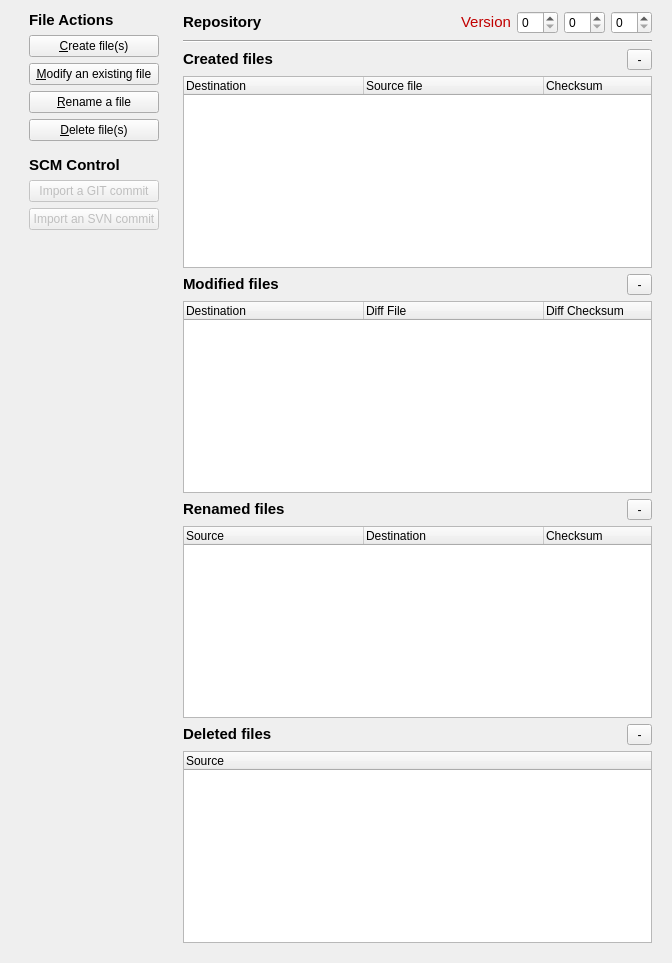
      <widget class="QWidget" name="tabEdit">
       <property name="enabled">
        <bool>true</bool>
       </property>
       <attribute name="title">
        <string>&amp;Edit</string>
       </attribute>
       <layout class="QGridLayout" name="gridLayout_9">
        <item row="1" column="0">
         <widget class="QFrame" name="frame_2">
          <property name="sizePolicy">
           <sizepolicy hsizetype="Maximum" vsizetype="Preferred">
            <horstretch>0</horstretch>
            <verstretch>0</verstretch>
           </sizepolicy>
          </property>
          <property name="minimumSize">
           <size>
            <width>0</width>
            <height>0</height>
           </size>
          </property>
          <property name="maximumSize">
           <size>
            <width>16777215</width>
            <height>16777215</height>
           </size>
          </property>
          <layout class="QVBoxLayout" name="verticalLayout">
           <property name="topMargin">
            <number>0</number>
           </property>
           <item>
            <widget class="QFrame" name="frame_4">
             <layout class="QGridLayout" name="gridLayout_2">
              <property name="topMargin">
               <number>0</number>
              </property>
              <item row="3" column="0">
               <widget class="QPushButton" name="btnRename">
                <property name="sizePolicy">
                 <sizepolicy hsizetype="Preferred" vsizetype="Fixed">
                  <horstretch>0</horstretch>
                  <verstretch>0</verstretch>
                 </sizepolicy>
                </property>
                <property name="text">
                 <string>&amp;Rename a file</string>
                </property>
               </widget>
              </item>
              <item row="5" column="0">
               <widget class="QPushButton" name="btnDelete">
                <property name="sizePolicy">
                 <sizepolicy hsizetype="Preferred" vsizetype="Fixed">
                  <horstretch>0</horstretch>
                  <verstretch>0</verstretch>
                 </sizepolicy>
                </property>
                <property name="text">
                 <string>&amp;Delete file(s)</string>
                </property>
               </widget>
              </item>
              <item row="1" column="0">
               <widget class="QPushButton" name="btnCreate">
                <property name="sizePolicy">
                 <sizepolicy hsizetype="Preferred" vsizetype="Fixed">
                  <horstretch>0</horstretch>
                  <verstretch>0</verstretch>
                 </sizepolicy>
                </property>
                <property name="text">
                 <string>&amp;Create file(s)</string>
                </property>
               </widget>
              </item>
              <item row="2" column="0">
               <widget class="QPushButton" name="btnModify">
                <property name="sizePolicy">
                 <sizepolicy hsizetype="Preferred" vsizetype="Fixed">
                  <horstretch>0</horstretch>
                  <verstretch>0</verstretch>
                 </sizepolicy>
                </property>
                <property name="text">
                 <string>&amp;Modify an existing file</string>
                </property>
               </widget>
              </item>
              <item row="0" column="0">
               <widget class="QLabel" name="label_3">
                <property name="text">
                 <string>&lt;!DOCTYPE HTML PUBLIC &quot;-//W3C//DTD HTML 4.0//EN&quot; &quot;http://www.w3.org/TR/REC-html40/strict.dtd&quot;&gt;
&lt;html&gt;&lt;head&gt;&lt;meta name=&quot;qrichtext&quot; content=&quot;1&quot; /&gt;&lt;style type=&quot;text/css&quot;&gt;
p, li { white-space: pre-wrap; }
&lt;/style&gt;&lt;/head&gt;&lt;body style=&quot; font-family:'DejaVu Sans'; font-size:11pt; font-weight:400; font-style:normal;&quot;&gt;
&lt;p style=&quot; margin-top:0px; margin-bottom:0px; margin-left:0px; margin-right:0px; -qt-block-indent:0; text-indent:0px;&quot;&gt;&lt;span style=&quot; font-weight:600;&quot;&gt;File Actions&lt;/span&gt;&lt;/p&gt;&lt;/body&gt;&lt;/html&gt;</string>
                </property>
               </widget>
              </item>
             </layout>
            </widget>
           </item>
           <item>
            <widget class="QFrame" name="frame_5">
             <layout class="QGridLayout" name="gridLayout_5">
              <property name="topMargin">
               <number>0</number>
              </property>
              <item row="2" column="0">
               <widget class="QPushButton" name="btnSvn">
                <property name="enabled">
                 <bool>false</bool>
                </property>
                <property name="sizePolicy">
                 <sizepolicy hsizetype="Preferred" vsizetype="Fixed">
                  <horstretch>0</horstretch>
                  <verstretch>0</verstretch>
                 </sizepolicy>
                </property>
                <property name="text">
                 <string>Import an SVN commit</string>
                </property>
                <property name="flat">
                 <bool>false</bool>
                </property>
               </widget>
              </item>
              <item row="0" column="0">
               <widget class="QLabel" name="label_4">
                <property name="text">
                 <string>&lt;!DOCTYPE HTML PUBLIC &quot;-//W3C//DTD HTML 4.0//EN&quot; &quot;http://www.w3.org/TR/REC-html40/strict.dtd&quot;&gt;
&lt;html&gt;&lt;head&gt;&lt;meta name=&quot;qrichtext&quot; content=&quot;1&quot; /&gt;&lt;style type=&quot;text/css&quot;&gt;
p, li { white-space: pre-wrap; }
&lt;/style&gt;&lt;/head&gt;&lt;body style=&quot; font-family:'DejaVu Sans'; font-size:11pt; font-weight:400; font-style:normal;&quot;&gt;
&lt;p style=&quot; margin-top:0px; margin-bottom:0px; margin-left:0px; margin-right:0px; -qt-block-indent:0; text-indent:0px;&quot;&gt;&lt;span style=&quot; font-weight:600;&quot;&gt;SCM Control&lt;/span&gt;&lt;/p&gt;&lt;/body&gt;&lt;/html&gt;</string>
                </property>
               </widget>
              </item>
              <item row="1" column="0">
               <widget class="QPushButton" name="btnGit">
                <property name="enabled">
                 <bool>false</bool>
                </property>
                <property name="sizePolicy">
                 <sizepolicy hsizetype="Preferred" vsizetype="Fixed">
                  <horstretch>0</horstretch>
                  <verstretch>0</verstretch>
                 </sizepolicy>
                </property>
                <property name="text">
                 <string>Import a GIT commit</string>
                </property>
               </widget>
              </item>
             </layout>
            </widget>
           </item>
           <item>
            <spacer name="verticalSpacer">
             <property name="orientation">
              <enum>Qt::Vertical</enum>
             </property>
             <property name="sizeHint" stdset="0">
              <size>
               <width>20</width>
               <height>40</height>
              </size>
             </property>
            </spacer>
           </item>
          </layout>
         </widget>
        </item>
        <item row="1" column="1" rowspan="2">
         <widget class="QFrame" name="frame_11">
          <property name="frameShape">
           <enum>QFrame::NoFrame</enum>
          </property>
          <property name="frameShadow">
           <enum>QFrame::Plain</enum>
          </property>
          <property name="lineWidth">
           <number>0</number>
          </property>
          <layout class="QGridLayout" name="gridLayout_3">
           <property name="sizeConstraint">
            <enum>QLayout::SetDefaultConstraint</enum>
           </property>
           <property name="leftMargin">
            <number>0</number>
           </property>
           <property name="topMargin">
            <number>0</number>
           </property>
           <property name="rightMargin">
            <number>9</number>
           </property>
           <property name="bottomMargin">
            <number>9</number>
           </property>
           <property name="verticalSpacing">
            <number>6</number>
           </property>
           <item row="0" column="0">
            <widget class="QLabel" name="label_2">
             <property name="text">
              <string>&lt;!DOCTYPE HTML PUBLIC &quot;-//W3C//DTD HTML 4.0//EN&quot; &quot;http://www.w3.org/TR/REC-html40/strict.dtd&quot;&gt;
&lt;html&gt;&lt;head&gt;&lt;meta name=&quot;qrichtext&quot; content=&quot;1&quot; /&gt;&lt;style type=&quot;text/css&quot;&gt;
p, li { white-space: pre-wrap; }
&lt;/style&gt;&lt;/head&gt;&lt;body style=&quot; font-family:'DejaVu Sans'; font-size:11pt; font-weight:400; font-style:normal;&quot;&gt;
&lt;p style=&quot; margin-top:0px; margin-bottom:0px; margin-left:0px; margin-right:0px; -qt-block-indent:0; text-indent:0px;&quot;&gt;&lt;span style=&quot; font-weight:600;&quot;&gt;Repository&lt;/span&gt;&lt;/p&gt;&lt;/body&gt;&lt;/html&gt;</string>
             </property>
             <property name="scaledContents">
              <bool>false</bool>
             </property>
             <property name="alignment">
              <set>Qt::AlignLeading|Qt::AlignLeft|Qt::AlignVCenter</set>
             </property>
            </widget>
           </item>
           <item row="5" column="0" colspan="2">
            <widget class="QTreeWidget" name="treeMods">
             <attribute name="headerDefaultSectionSize">
              <number>180</number>
             </attribute>
             <column>
              <property name="text">
               <string>Destination</string>
              </property>
             </column>
             <column>
              <property name="text">
               <string>Diff File</string>
              </property>
             </column>
             <column>
              <property name="text">
               <string>Diff Checksum</string>
              </property>
             </column>
            </widget>
           </item>
           <item row="7" column="0" colspan="2">
            <widget class="QTreeWidget" name="treeRenames">
             <attribute name="headerDefaultSectionSize">
              <number>180</number>
             </attribute>
             <column>
              <property name="text">
               <string>Source</string>
              </property>
             </column>
             <column>
              <property name="text">
               <string>Destination</string>
              </property>
             </column>
             <column>
              <property name="text">
               <string>Checksum</string>
              </property>
             </column>
            </widget>
           </item>
           <item row="9" column="0" colspan="2">
            <widget class="QTreeWidget" name="treeDeletions">
             <attribute name="headerDefaultSectionSize">
              <number>180</number>
             </attribute>
             <column>
              <property name="text">
               <string>Source</string>
              </property>
             </column>
            </widget>
           </item>
           <item row="3" column="0" colspan="2">
            <widget class="QTreeWidget" name="treeCreations">
             <attribute name="headerDefaultSectionSize">
              <number>180</number>
             </attribute>
             <column>
              <property name="text">
               <string>Destination</string>
              </property>
             </column>
             <column>
              <property name="text">
               <string>Source file</string>
              </property>
             </column>
             <column>
              <property name="text">
               <string>Checksum</string>
              </property>
             </column>
            </widget>
           </item>
           <item row="2" column="0">
            <widget class="QLabel" name="label_5">
             <property name="text">
              <string>&lt;!DOCTYPE HTML PUBLIC &quot;-//W3C//DTD HTML 4.0//EN&quot; &quot;http://www.w3.org/TR/REC-html40/strict.dtd&quot;&gt;
&lt;html&gt;&lt;head&gt;&lt;meta name=&quot;qrichtext&quot; content=&quot;1&quot; /&gt;&lt;style type=&quot;text/css&quot;&gt;
p, li { white-space: pre-wrap; }
&lt;/style&gt;&lt;/head&gt;&lt;body style=&quot; font-family:'DejaVu Sans'; font-size:11pt; font-weight:400; font-style:normal;&quot;&gt;
&lt;p style=&quot; margin-top:0px; margin-bottom:0px; margin-left:0px; margin-right:0px; -qt-block-indent:0; text-indent:0px;&quot;&gt;&lt;span style=&quot; font-weight:600;&quot;&gt;Created files&lt;/span&gt;&lt;/p&gt;&lt;/body&gt;&lt;/html&gt;</string>
             </property>
            </widget>
           </item>
           <item row="4" column="0">
            <widget class="QLabel" name="label_18">
             <property name="frameShape">
              <enum>QFrame::NoFrame</enum>
             </property>
             <property name="text">
              <string>&lt;!DOCTYPE HTML PUBLIC &quot;-//W3C//DTD HTML 4.0//EN&quot; &quot;http://www.w3.org/TR/REC-html40/strict.dtd&quot;&gt;
&lt;html&gt;&lt;head&gt;&lt;meta name=&quot;qrichtext&quot; content=&quot;1&quot; /&gt;&lt;style type=&quot;text/css&quot;&gt;
p, li { white-space: pre-wrap; }
&lt;/style&gt;&lt;/head&gt;&lt;body style=&quot; font-family:'DejaVu Sans'; font-size:11pt; font-weight:400; font-style:normal;&quot;&gt;
&lt;p style=&quot; margin-top:0px; margin-bottom:0px; margin-left:0px; margin-right:0px; -qt-block-indent:0; text-indent:0px;&quot;&gt;&lt;span style=&quot; font-weight:600;&quot;&gt;Modified files&lt;/span&gt;&lt;/p&gt;&lt;/body&gt;&lt;/html&gt;</string>
             </property>
            </widget>
           </item>
           <item row="6" column="0">
            <widget class="QLabel" name="label_19">
             <property name="text">
              <string>&lt;!DOCTYPE HTML PUBLIC &quot;-//W3C//DTD HTML 4.0//EN&quot; &quot;http://www.w3.org/TR/REC-html40/strict.dtd&quot;&gt;
&lt;html&gt;&lt;head&gt;&lt;meta name=&quot;qrichtext&quot; content=&quot;1&quot; /&gt;&lt;style type=&quot;text/css&quot;&gt;
p, li { white-space: pre-wrap; }
&lt;/style&gt;&lt;/head&gt;&lt;body style=&quot; font-family:'DejaVu Sans'; font-size:11pt; font-weight:400; font-style:normal;&quot;&gt;
&lt;p style=&quot; margin-top:0px; margin-bottom:0px; margin-left:0px; margin-right:0px; -qt-block-indent:0; text-indent:0px;&quot;&gt;&lt;span style=&quot; font-weight:600;&quot;&gt;Renamed files&lt;/span&gt;&lt;/p&gt;&lt;/body&gt;&lt;/html&gt;</string>
             </property>
            </widget>
           </item>
           <item row="8" column="0">
            <widget class="QLabel" name="label_20">
             <property name="text">
              <string>&lt;!DOCTYPE HTML PUBLIC &quot;-//W3C//DTD HTML 4.0//EN&quot; &quot;http://www.w3.org/TR/REC-html40/strict.dtd&quot;&gt;
&lt;html&gt;&lt;head&gt;&lt;meta name=&quot;qrichtext&quot; content=&quot;1&quot; /&gt;&lt;style type=&quot;text/css&quot;&gt;
p, li { white-space: pre-wrap; }
&lt;/style&gt;&lt;/head&gt;&lt;body style=&quot; font-family:'DejaVu Sans'; font-size:11pt; font-weight:400; font-style:normal;&quot;&gt;
&lt;p style=&quot; margin-top:0px; margin-bottom:0px; margin-left:0px; margin-right:0px; -qt-block-indent:0; text-indent:0px;&quot;&gt;&lt;span style=&quot; font-weight:600;&quot;&gt;Deleted files&lt;/span&gt;&lt;/p&gt;&lt;/body&gt;&lt;/html&gt;</string>
             </property>
            </widget>
           </item>
           <item row="1" column="0" colspan="2">
            <widget class="Line" name="line">
             <property name="orientation">
              <enum>Qt::Horizontal</enum>
             </property>
            </widget>
           </item>
           <item row="0" column="1">
            <widget class="QFrame" name="frame0">
             <property name="sizePolicy">
              <sizepolicy hsizetype="Preferred" vsizetype="Preferred">
               <horstretch>0</horstretch>
               <verstretch>0</verstretch>
              </sizepolicy>
             </property>
             <layout class="QHBoxLayout" name="horizontalLayout">
              <property name="topMargin">
               <number>0</number>
              </property>
              <property name="rightMargin">
               <number>0</number>
              </property>
              <property name="bottomMargin">
               <number>0</number>
              </property>
              <item>
               <spacer name="horizontalSpacer_8">
                <property name="orientation">
                 <enum>Qt::Horizontal</enum>
                </property>
                <property name="sizeHint" stdset="0">
                 <size>
                  <width>40</width>
                  <height>20</height>
                 </size>
                </property>
               </spacer>
              </item>
              <item>
               <widget class="QLabel" name="labelVersion">
                <property name="text">
                 <string>&lt;!DOCTYPE HTML PUBLIC &quot;-//W3C//DTD HTML 4.0//EN&quot; &quot;http://www.w3.org/TR/REC-html40/strict.dtd&quot;&gt;
&lt;html&gt;&lt;head&gt;&lt;meta name=&quot;qrichtext&quot; content=&quot;1&quot; /&gt;&lt;style type=&quot;text/css&quot;&gt;
p, li { white-space: pre-wrap; }
&lt;/style&gt;&lt;/head&gt;&lt;body style=&quot; font-family:'DejaVu Sans'; font-size:11pt; font-weight:400; font-style:normal;&quot;&gt;
&lt;p style=&quot; margin-top:0px; margin-bottom:0px; margin-left:0px; margin-right:0px; -qt-block-indent:0; text-indent:0px;&quot;&gt;&lt;span style=&quot; color:#c10000;&quot;&gt;Version&lt;/span&gt;&lt;/p&gt;&lt;/body&gt;&lt;/html&gt;</string>
                </property>
               </widget>
              </item>
              <item>
               <widget class="QSpinBox" name="spinVersionMajor">
                <property name="sizePolicy">
                 <sizepolicy hsizetype="Maximum" vsizetype="Fixed">
                  <horstretch>0</horstretch>
                  <verstretch>0</verstretch>
                 </sizepolicy>
                </property>
                <property name="suffix">
                 <string/>
                </property>
                <property name="minimum">
                 <number>0</number>
                </property>
               </widget>
              </item>
              <item>
               <widget class="QSpinBox" name="spinVersionMinor">
                <property name="sizePolicy">
                 <sizepolicy hsizetype="Maximum" vsizetype="Fixed">
                  <horstretch>0</horstretch>
                  <verstretch>0</verstretch>
                 </sizepolicy>
                </property>
               </widget>
              </item>
              <item>
               <widget class="QSpinBox" name="spinVersionBuild">
                <property name="sizePolicy">
                 <sizepolicy hsizetype="Maximum" vsizetype="Fixed">
                  <horstretch>0</horstretch>
                  <verstretch>0</verstretch>
                 </sizepolicy>
                </property>
               </widget>
              </item>
             </layout>
            </widget>
           </item>
           <item row="2" column="1">
            <widget class="QFrame" name="frame_7">
             <property name="frameShape">
              <enum>QFrame::NoFrame</enum>
             </property>
             <property name="frameShadow">
              <enum>QFrame::Raised</enum>
             </property>
             <layout class="QHBoxLayout" name="horizontalLayout_5">
              <property name="spacing">
               <number>6</number>
              </property>
              <property name="margin">
               <number>0</number>
              </property>
              <item>
               <spacer name="horizontalSpacer">
                <property name="orientation">
                 <enum>Qt::Horizontal</enum>
                </property>
                <property name="sizeHint" stdset="0">
                 <size>
                  <width>336</width>
                  <height>20</height>
                 </size>
                </property>
               </spacer>
              </item>
              <item>
               <widget class="QToolButton" name="btnRemoveC">
                <property name="enabled">
                 <bool>true</bool>
                </property>
                <property name="minimumSize">
                 <size>
                  <width>25</width>
                  <height>0</height>
                 </size>
                </property>
                <property name="text">
                 <string>-</string>
                </property>
                <property name="icon">
                 <iconset resource="media.qrc">
                  <normaloff>:/Icons/Remove</normaloff>:/Icons/Remove</iconset>
                </property>
                <property name="checkable">
                 <bool>false</bool>
                </property>
                <property name="checked">
                 <bool>false</bool>
                </property>
                <property name="autoExclusive">
                 <bool>false</bool>
                </property>
                <property name="popupMode">
                 <enum>QToolButton::DelayedPopup</enum>
                </property>
                <property name="toolButtonStyle">
                 <enum>Qt::ToolButtonIconOnly</enum>
                </property>
                <property name="autoRaise">
                 <bool>false</bool>
                </property>
               </widget>
              </item>
             </layout>
            </widget>
           </item>
           <item row="4" column="1">
            <widget class="QFrame" name="frame_8">
             <property name="frameShape">
              <enum>QFrame::NoFrame</enum>
             </property>
             <property name="frameShadow">
              <enum>QFrame::Raised</enum>
             </property>
             <layout class="QHBoxLayout" name="horizontalLayout_2">
              <property name="spacing">
               <number>6</number>
              </property>
              <property name="margin">
               <number>0</number>
              </property>
              <item>
               <spacer name="horizontalSpacer_5">
                <property name="orientation">
                 <enum>Qt::Horizontal</enum>
                </property>
                <property name="sizeHint" stdset="0">
                 <size>
                  <width>336</width>
                  <height>20</height>
                 </size>
                </property>
               </spacer>
              </item>
              <item>
               <widget class="QToolButton" name="btnRemoveM">
                <property name="enabled">
                 <bool>true</bool>
                </property>
                <property name="minimumSize">
                 <size>
                  <width>25</width>
                  <height>0</height>
                 </size>
                </property>
                <property name="text">
                 <string>-</string>
                </property>
                <property name="icon">
                 <iconset resource="media.qrc">
                  <normaloff>:/Icons/Remove</normaloff>:/Icons/Remove</iconset>
                </property>
               </widget>
              </item>
             </layout>
            </widget>
           </item>
           <item row="6" column="1">
            <widget class="QFrame" name="frame_9">
             <property name="frameShape">
              <enum>QFrame::NoFrame</enum>
             </property>
             <property name="frameShadow">
              <enum>QFrame::Raised</enum>
             </property>
             <layout class="QHBoxLayout" name="horizontalLayout_3">
              <property name="spacing">
               <number>6</number>
              </property>
              <property name="margin">
               <number>0</number>
              </property>
              <item>
               <spacer name="horizontalSpacer_6">
                <property name="orientation">
                 <enum>Qt::Horizontal</enum>
                </property>
                <property name="sizeHint" stdset="0">
                 <size>
                  <width>336</width>
                  <height>20</height>
                 </size>
                </property>
               </spacer>
              </item>
              <item>
               <widget class="QToolButton" name="btnRemoveR">
                <property name="enabled">
                 <bool>true</bool>
                </property>
                <property name="minimumSize">
                 <size>
                  <width>25</width>
                  <height>0</height>
                 </size>
                </property>
                <property name="text">
                 <string>-</string>
                </property>
                <property name="icon">
                 <iconset resource="media.qrc">
                  <normaloff>:/Icons/Remove</normaloff>:/Icons/Remove</iconset>
                </property>
               </widget>
              </item>
             </layout>
            </widget>
           </item>
           <item row="8" column="1">
            <widget class="QFrame" name="frame_10">
             <property name="frameShape">
              <enum>QFrame::NoFrame</enum>
             </property>
             <property name="frameShadow">
              <enum>QFrame::Raised</enum>
             </property>
             <layout class="QHBoxLayout" name="horizontalLayout_4">
              <property name="spacing">
               <number>6</number>
              </property>
              <property name="margin">
               <number>0</number>
              </property>
              <item>
               <spacer name="horizontalSpacer_7">
                <property name="orientation">
                 <enum>Qt::Horizontal</enum>
                </property>
                <property name="sizeHint" stdset="0">
                 <size>
                  <width>336</width>
                  <height>20</height>
                 </size>
                </property>
               </spacer>
              </item>
              <item>
               <widget class="QToolButton" name="btnRemoveD">
                <property name="enabled">
                 <bool>true</bool>
                </property>
                <property name="minimumSize">
                 <size>
                  <width>25</width>
                  <height>0</height>
                 </size>
                </property>
                <property name="text">
                 <string>-</string>
                </property>
                <property name="icon">
                 <iconset resource="media.qrc">
                  <normaloff>:/Icons/Remove</normaloff>:/Icons/Remove</iconset>
                </property>
               </widget>
              </item>
             </layout>
            </widget>
           </item>
          </layout>
         </widget>
        </item>
       </layout>
      </widget>
